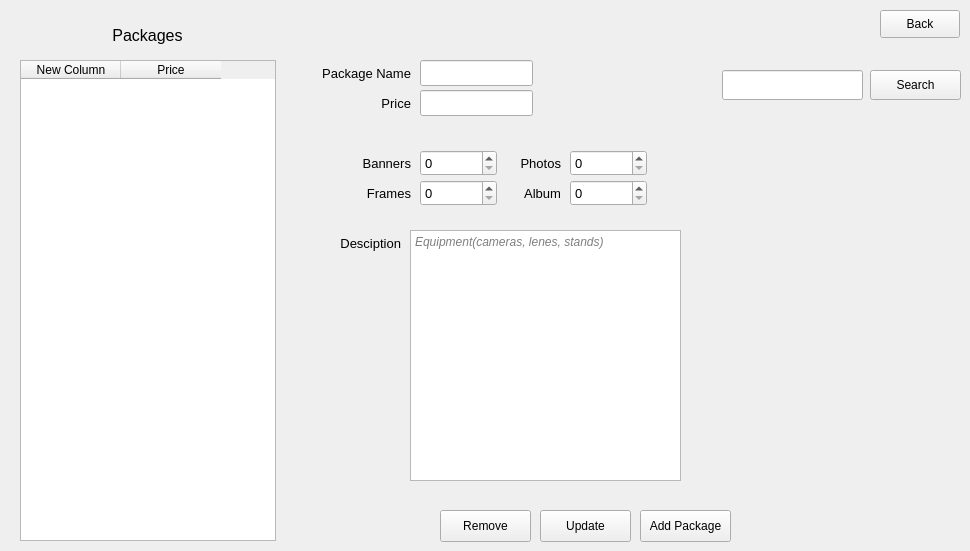
    <widget class="QWidget" name="packages_tab">
     <attribute name="title">
      <string>packages</string>
     </attribute>
     <widget class="QLabel" name="label_77">
      <property name="geometry">
       <rect>
        <x>300</x>
        <y>230</y>
        <width>101</width>
        <height>26</height>
       </rect>
      </property>
      <property name="font">
       <font>
        <family>Segoe UI</family>
        <pointsize>10</pointsize>
       </font>
      </property>
      <property name="text">
       <string>Desciption</string>
      </property>
      <property name="alignment">
       <set>Qt::AlignRight|Qt::AlignTrailing|Qt::AlignVCenter</set>
      </property>
     </widget>
     <widget class="QLabel" name="label_78">
      <property name="geometry">
       <rect>
        <x>340</x>
        <y>90</y>
        <width>71</width>
        <height>26</height>
       </rect>
      </property>
      <property name="font">
       <font>
        <family>Segoe UI</family>
        <pointsize>10</pointsize>
       </font>
      </property>
      <property name="text">
       <string>Price</string>
      </property>
      <property name="alignment">
       <set>Qt::AlignRight|Qt::AlignTrailing|Qt::AlignVCenter</set>
      </property>
     </widget>
     <widget class="QLabel" name="label_79">
      <property name="geometry">
       <rect>
        <x>520</x>
        <y>180</y>
        <width>41</width>
        <height>26</height>
       </rect>
      </property>
      <property name="font">
       <font>
        <family>Segoe UI</family>
        <pointsize>10</pointsize>
       </font>
      </property>
      <property name="text">
       <string>Album</string>
      </property>
      <property name="alignment">
       <set>Qt::AlignRight|Qt::AlignTrailing|Qt::AlignVCenter</set>
      </property>
     </widget>
     <widget class="QSpinBox" name="spinBox_frames">
      <property name="geometry">
       <rect>
        <x>420</x>
        <y>180</y>
        <width>77</width>
        <height>26</height>
       </rect>
      </property>
      <property name="font">
       <font>
        <family>Segoe UI</family>
        <pointsize>10</pointsize>
       </font>
      </property>
      <property name="maximum">
       <number>9999</number>
      </property>
     </widget>
     <widget class="QSpinBox" name="spinBox_banners">
      <property name="geometry">
       <rect>
        <x>420</x>
        <y>150</y>
        <width>77</width>
        <height>26</height>
       </rect>
      </property>
      <property name="font">
       <font>
        <family>Segoe UI</family>
        <pointsize>10</pointsize>
       </font>
      </property>
      <property name="maximum">
       <number>9999</number>
      </property>
     </widget>
     <widget class="QLabel" name="label_80">
      <property name="geometry">
       <rect>
        <x>350</x>
        <y>180</y>
        <width>61</width>
        <height>26</height>
       </rect>
      </property>
      <property name="font">
       <font>
        <family>Segoe UI</family>
        <pointsize>10</pointsize>
       </font>
      </property>
      <property name="text">
       <string>Frames</string>
      </property>
      <property name="alignment">
       <set>Qt::AlignRight|Qt::AlignTrailing|Qt::AlignVCenter</set>
      </property>
     </widget>
     <widget class="QSpinBox" name="spinBox_albums">
      <property name="geometry">
       <rect>
        <x>570</x>
        <y>180</y>
        <width>77</width>
        <height>26</height>
       </rect>
      </property>
      <property name="font">
       <font>
        <family>Segoe UI</family>
        <pointsize>10</pointsize>
       </font>
      </property>
      <property name="maximum">
       <number>9999</number>
      </property>
     </widget>
     <widget class="QLabel" name="label_81">
      <property name="geometry">
       <rect>
        <x>340</x>
        <y>150</y>
        <width>71</width>
        <height>26</height>
       </rect>
      </property>
      <property name="font">
       <font>
        <family>Segoe UI</family>
        <pointsize>10</pointsize>
       </font>
      </property>
      <property name="text">
       <string>Banners</string>
      </property>
      <property name="alignment">
       <set>Qt::AlignRight|Qt::AlignTrailing|Qt::AlignVCenter</set>
      </property>
     </widget>
     <widget class="QSpinBox" name="spinBox_photos">
      <property name="geometry">
       <rect>
        <x>570</x>
        <y>150</y>
        <width>77</width>
        <height>26</height>
       </rect>
      </property>
      <property name="font">
       <font>
        <family>Segoe UI</family>
        <pointsize>10</pointsize>
       </font>
      </property>
      <property name="maximum">
       <number>9999</number>
      </property>
     </widget>
     <widget class="QLineEdit" name="lineEdit_57">
      <property name="geometry">
       <rect>
        <x>420</x>
        <y>90</y>
        <width>113</width>
        <height>26</height>
       </rect>
      </property>
      <property name="font">
       <font>
        <family>Segoe UI</family>
        <pointsize>10</pointsize>
       </font>
      </property>
     </widget>
     <widget class="QLineEdit" name="lineEdit_58">
      <property name="geometry">
       <rect>
        <x>420</x>
        <y>60</y>
        <width>113</width>
        <height>26</height>
       </rect>
      </property>
      <property name="font">
       <font>
        <family>Segoe UI</family>
        <pointsize>10</pointsize>
       </font>
      </property>
     </widget>
     <widget class="QLabel" name="label_82">
      <property name="geometry">
       <rect>
        <x>320</x>
        <y>60</y>
        <width>91</width>
        <height>26</height>
       </rect>
      </property>
      <property name="font">
       <font>
        <family>Segoe UI</family>
        <pointsize>10</pointsize>
       </font>
      </property>
      <property name="text">
       <string>Package Name</string>
      </property>
      <property name="alignment">
       <set>Qt::AlignRight|Qt::AlignTrailing|Qt::AlignVCenter</set>
      </property>
     </widget>
     <widget class="QPushButton" name="pushButton_33">
      <property name="geometry">
       <rect>
        <x>440</x>
        <y>510</y>
        <width>91</width>
        <height>32</height>
       </rect>
      </property>
      <property name="font">
       <font>
        <family>Segoe UI</family>
       </font>
      </property>
      <property name="text">
       <string>Remove</string>
      </property>
     </widget>
     <widget class="QLabel" name="label_83">
      <property name="geometry">
       <rect>
        <x>510</x>
        <y>150</y>
        <width>51</width>
        <height>26</height>
       </rect>
      </property>
      <property name="font">
       <font>
        <family>Segoe UI</family>
        <pointsize>10</pointsize>
       </font>
      </property>
      <property name="text">
       <string>Photos</string>
      </property>
      <property name="alignment">
       <set>Qt::AlignRight|Qt::AlignTrailing|Qt::AlignVCenter</set>
      </property>
     </widget>
     <widget class="QLabel" name="label_84">
      <property name="geometry">
       <rect>
        <x>97</x>
        <y>20</y>
        <width>101</width>
        <height>31</height>
       </rect>
      </property>
      <property name="font">
       <font>
        <family>Segoe UI</family>
        <pointsize>12</pointsize>
       </font>
      </property>
      <property name="text">
       <string>Packages</string>
      </property>
      <property name="alignment">
       <set>Qt::AlignCenter</set>
      </property>
     </widget>
     <widget class="QPushButton" name="pushButton_34">
      <property name="geometry">
       <rect>
        <x>640</x>
        <y>510</y>
        <width>91</width>
        <height>32</height>
       </rect>
      </property>
      <property name="font">
       <font>
        <family>Segoe UI</family>
       </font>
      </property>
      <property name="text">
       <string>Add Package</string>
      </property>
     </widget>
     <widget class="QPushButton" name="pushButton_42">
      <property name="geometry">
       <rect>
        <x>540</x>
        <y>510</y>
        <width>91</width>
        <height>32</height>
       </rect>
      </property>
      <property name="font">
       <font>
        <family>Segoe UI</family>
       </font>
      </property>
      <property name="text">
       <string>Update</string>
      </property>
     </widget>
     <widget class="QTextEdit" name="textEdit_6">
      <property name="geometry">
       <rect>
        <x>410</x>
        <y>230</y>
        <width>271</width>
        <height>251</height>
       </rect>
      </property>
      <property name="font">
       <font>
        <italic>true</italic>
       </font>
      </property>
      <property name="placeholderText">
       <string>Equipment(cameras, lenes, stands)</string>
      </property>
     </widget>
     <widget class="QTableWidget" name="tableWidget_5">
      <property name="geometry">
       <rect>
        <x>20</x>
        <y>60</y>
        <width>256</width>
        <height>481</height>
       </rect>
      </property>
      <column>
       <property name="text">
        <string>New Column</string>
       </property>
      </column>
      <column>
       <property name="text">
        <string>Price</string>
       </property>
      </column>
     </widget>
     <widget class="QPushButton" name="pushButton_19">
      <property name="geometry">
       <rect>
        <x>880</x>
        <y>10</y>
        <width>80</width>
        <height>28</height>
       </rect>
      </property>
      <property name="text">
       <string>Back</string>
      </property>
     </widget>
     <widget class="QPushButton" name="pushButton_36">
      <property name="geometry">
       <rect>
        <x>870</x>
        <y>70</y>
        <width>91</width>
        <height>30</height>
       </rect>
      </property>
      <property name="font">
       <font>
        <family>Segoe UI</family>
       </font>
      </property>
      <property name="text">
       <string>Search</string>
      </property>
     </widget>
     <widget class="QLineEdit" name="lineEdit_61">
      <property name="geometry">
       <rect>
        <x>722</x>
        <y>70</y>
        <width>141</width>
        <height>30</height>
       </rect>
      </property>
      <property name="font">
       <font>
        <family>Segoe UI</family>
        <pointsize>10</pointsize>
       </font>
      </property>
     </widget>
    </widget>
